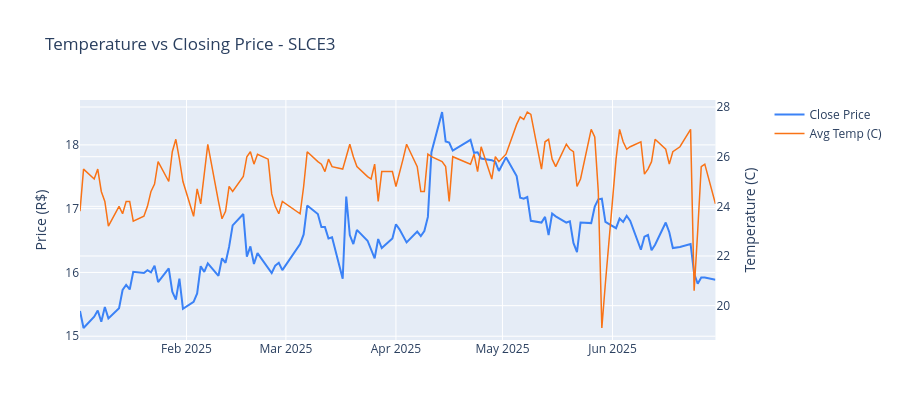

The notebook cell saved with this chart:
### Markdown cell above
### 5.6 Temperature vs Closing Price

### Code cell
fig = make_subplots(specs=[[{'secondary_y': True}]])
fig.add_trace(go.Scatter(x=df['data'], y=df['preco_fechamento'], name='Close Price',
                         line=dict(color='#3b82f6', width=2)), secondary_y=False)
fig.add_trace(go.Scatter(x=df['data'], y=df['temperatura_media'], name='Avg Temp (C)',
                         line=dict(color='#f97316', width=1.5)), secondary_y=True)
fig.update_layout(title='Temperature vs Closing Price - SLCE3', height=420, hovermode='x unified')
fig.update_yaxes(title_text='Price (R$)', secondary_y=False)
fig.update_yaxes(title_text='Temperature (C)', secondary_y=True)
fig.show()
